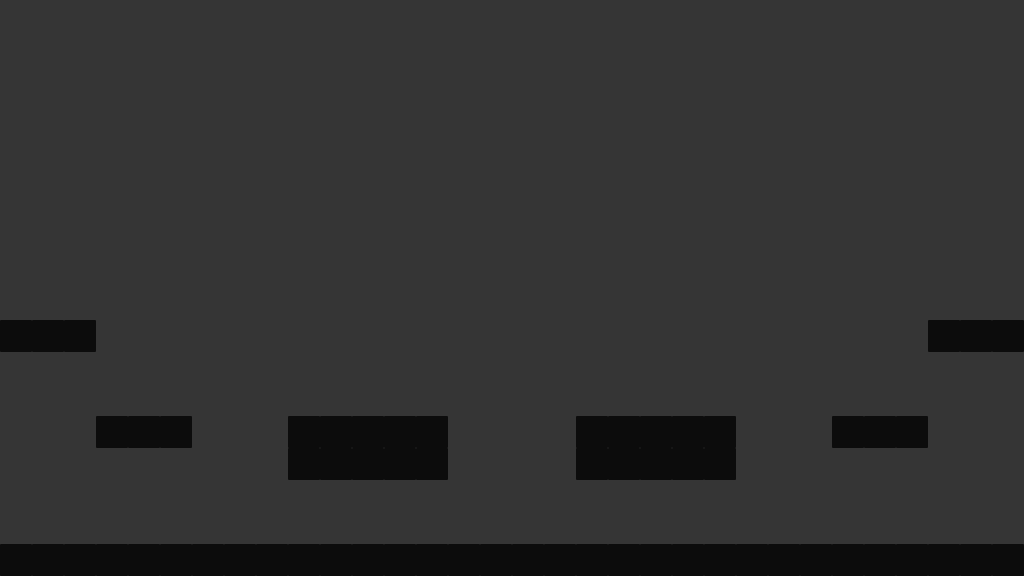

Tiled map render using the project's own tile images. Description and the map definition, with tile-layer contents summarised, below:
An orthogonal 32x18 tile map with 32x32 px tiles, 2 tile layers (blocks, data), 7 tilesets and 15 objects.

<map version="1.0" orientation="orthogonal" renderorder="right-down" width="32" height="18" tilewidth="32" tileheight="32" backgroundcolor="#353535" nextobjectid="82">
 <tileset firstgid="1" name="block" tilewidth="32" tileheight="32">
  <image source="../images/block.png" width="32" height="32" />
 </tileset>
 <tileset firstgid="2" name="saw" tilewidth="64" tileheight="64">
  <image source="../images/saw_spin1.png" width="64" height="64" />
 </tileset>
 <tileset firstgid="3" name="player1" tilewidth="32" tileheight="32">
  <image source="../images/player1.png" width="32" height="32" />
 </tileset>
 <tileset firstgid="4" name="player2" tilewidth="32" tileheight="32">
  <image source="../images/player2.png" width="32" height="32" />
 </tileset>
 <tileset firstgid="5" name="portal_base" tilewidth="63" tileheight="10">
  <image source="../images/portal_base.png" width="63" height="10" />
 </tileset>
 <tileset firstgid="6" name="io_in" tilewidth="31" tileheight="11">
  <image source="../images/io_in.png" width="31" height="11" />
 </tileset>
 <tileset firstgid="7" name="datafragment" tilewidth="24" tileheight="24">
  <image source="../images/datafragment.png" width="24" height="24" />
 </tileset>
 <objectgroup name="saws">
  <object id="61" gid="2" x="672" y="448" width="64" height="64" />
  <object id="63" gid="2" x="288" y="448" width="64" height="64" />
  <object id="64" gid="2" x="480" y="576" width="64" height="64" />
 </objectgroup>
 <layer name="blocks" width="32" height="18">
  <data>[576 cells, 64 non-empty, 1 distinct tile ids]</data>
 </layer>
 <layer name="data" width="32" height="18">
  <data>[576 cells, 0 non-empty, 0 distinct tile ids]</data>
 </layer>
 <objectgroup name="player">
  <object id="74" gid="3" x="64" y="320" width="32" height="32" />
  <object id="75" gid="4" x="928" y="320" width="32" height="32" />
 </objectgroup>
 <objectgroup name="portals">
  <object id="68" gid="5" x="0" y="544" width="63" height="10" />
  <object id="69" gid="5" x="960" y="544" width="63" height="10" />
 </objectgroup>
 <objectgroup name="saw_bounds">
  <object id="65" x="928" y="512" width="32" height="32" />
  <object id="66" x="64" y="512" width="32" height="32" />
  <object id="70" x="256" y="384" width="32" height="32" />
  <object id="73" x="736" y="384" width="32" height="32" />
  <object id="79" x="448" y="384" width="32" height="32" />
  <object id="80" x="544" y="384" width="32" height="32" />
 </objectgroup>
 <objectgroup name="dataspawner">
  <object id="39" gid="6" x="480" y="64" width="31" height="11" />
 </objectgroup>
 <objectgroup name="data">
  <object id="40" gid="7" x="480" y="96" width="24" height="24" />
 </objectgroup>
</map>
